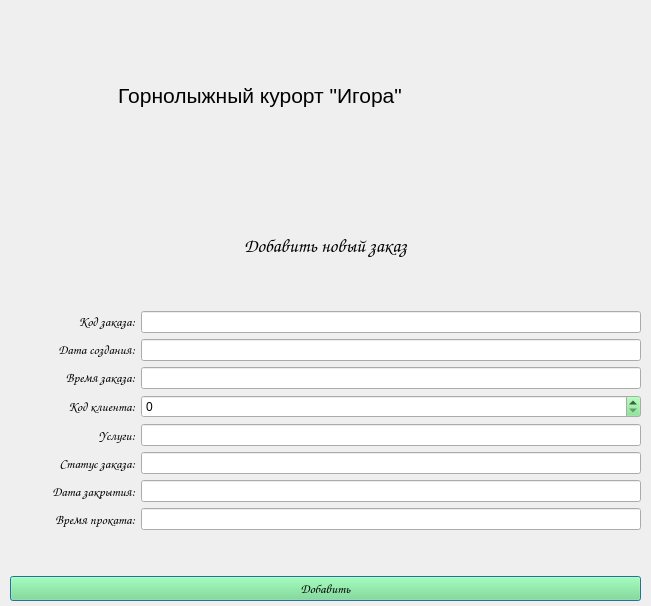
<?xml version="1.0" encoding="UTF-8"?>
<ui version="4.0">
 <class>Dialog</class>
 <widget class="QDialog" name="Dialog">
  <property name="geometry">
   <rect>
    <x>0</x>
    <y>0</y>
    <width>651</width>
    <height>606</height>
   </rect>
  </property>
  <property name="palette">
   <palette>
    <active>
     <colorrole role="Button">
      <brush brushstyle="SolidPattern">
       <color alpha="131">
        <red>118</red>
        <green>227</green>
        <blue>131</blue>
       </color>
      </brush>
     </colorrole>
    </active>
    <inactive>
     <colorrole role="Button">
      <brush brushstyle="SolidPattern">
       <color alpha="131">
        <red>118</red>
        <green>227</green>
        <blue>131</blue>
       </color>
      </brush>
     </colorrole>
    </inactive>
    <disabled>
     <colorrole role="Button">
      <brush brushstyle="SolidPattern">
       <color alpha="131">
        <red>118</red>
        <green>227</green>
        <blue>131</blue>
       </color>
      </brush>
     </colorrole>
    </disabled>
   </palette>
  </property>
  <property name="contextMenuPolicy">
   <enum>Qt::NoContextMenu</enum>
  </property>
  <property name="windowTitle">
   <string>Dialog</string>
  </property>
  <widget class="QWidget" name="verticalLayoutWidget">
   <property name="geometry">
    <rect>
     <x>10</x>
     <y>10</y>
     <width>631</width>
     <height>591</height>
    </rect>
   </property>
   <layout class="QVBoxLayout" name="verticalLayout" stretch="4,8,0,1">
    <item>
     <layout class="QHBoxLayout" name="horizontalLayout_18" stretch="8,2">
      <item>
       <widget class="QLabel" name="label_17">
        <property name="text">
         <string>&lt;html&gt;&lt;head/&gt;&lt;body&gt;&lt;p align=&quot;center&quot;&gt;&lt;span style=&quot; font-size:16pt;&quot;&gt;Горнолыжный курорт &amp;quot;Игора&amp;quot;&lt;/span&gt;&lt;/p&gt;&lt;/body&gt;&lt;/html&gt;</string>
        </property>
       </widget>
      </item>
      <item>
       <widget class="QLabel" name="label_18">
        <property name="text">
         <string/>
        </property>
        <property name="pixmap">
         <pixmap>../img/logo_mini.png</pixmap>
        </property>
       </widget>
      </item>
     </layout>
    </item>
    <item>
     <layout class="QVBoxLayout" name="verticalLayout_3">
      <item>
       <widget class="QLabel" name="label_16">
        <property name="font">
         <font>
          <family>Comic Sans MS</family>
          <pointsize>16</pointsize>
         </font>
        </property>
        <property name="text">
         <string>&lt;html&gt;&lt;head/&gt;&lt;body&gt;&lt;p align=&quot;center&quot;&gt;&lt;span style=&quot; font-size:14pt;&quot;&gt;Добавить новый заказ&lt;/span&gt;&lt;/p&gt;&lt;/body&gt;&lt;/html&gt;</string>
        </property>
       </widget>
      </item>
      <item>
       <layout class="QHBoxLayout" name="horizontalLayout_4" stretch="2,8">
        <item>
         <widget class="QLabel" name="label_3">
          <property name="font">
           <font>
            <family>Comic Sans MS</family>
           </font>
          </property>
          <property name="text">
           <string>&lt;html&gt;&lt;head/&gt;&lt;body&gt;&lt;p align=&quot;right&quot;&gt;&lt;span style=&quot; font-size:10pt;&quot;&gt;Код заказа:&lt;/span&gt;&lt;/p&gt;&lt;/body&gt;&lt;/html&gt;</string>
          </property>
         </widget>
        </item>
        <item>
         <widget class="QLineEdit" name="order_code"/>
        </item>
       </layout>
      </item>
      <item>
       <layout class="QHBoxLayout" name="horizontalLayout" stretch="2,8">
        <item>
         <widget class="QLabel" name="label">
          <property name="font">
           <font>
            <family>Comic Sans MS</family>
           </font>
          </property>
          <property name="text">
           <string>&lt;html&gt;&lt;head/&gt;&lt;body&gt;&lt;p align=&quot;right&quot;&gt;&lt;span style=&quot; font-size:10pt;&quot;&gt;Дата создания:&lt;/span&gt;&lt;/p&gt;&lt;/body&gt;&lt;/html&gt;</string>
          </property>
          <property name="alignment">
           <set>Qt::AlignLeading|Qt::AlignLeft|Qt::AlignVCenter</set>
          </property>
         </widget>
        </item>
        <item>
         <widget class="QLineEdit" name="create_date"/>
        </item>
       </layout>
      </item>
      <item>
       <layout class="QHBoxLayout" name="horizontalLayout_3" stretch="2,8">
        <item>
         <widget class="QLabel" name="label_6">
          <property name="font">
           <font>
            <family>Comic Sans MS</family>
            <pointsize>10</pointsize>
           </font>
          </property>
          <property name="text">
           <string>&lt;html&gt;&lt;head/&gt;&lt;body&gt;&lt;p align=&quot;right&quot;&gt;Время заказа:&lt;/p&gt;&lt;/body&gt;&lt;/html&gt;</string>
          </property>
          <property name="alignment">
           <set>Qt::AlignCenter</set>
          </property>
         </widget>
        </item>
        <item>
         <widget class="QLineEdit" name="order_time"/>
        </item>
       </layout>
      </item>
      <item>
       <layout class="QHBoxLayout" name="horizontalLayout_8" stretch="2,8">
        <item>
         <widget class="QLabel" name="label_2">
          <property name="font">
           <font>
            <family>Comic Sans MS</family>
            <pointsize>10</pointsize>
           </font>
          </property>
          <property name="text">
           <string>&lt;html&gt;&lt;head/&gt;&lt;body&gt;&lt;p align=&quot;right&quot;&gt;Код клиента:&lt;/p&gt;&lt;/body&gt;&lt;/html&gt;</string>
          </property>
         </widget>
        </item>
        <item>
         <widget class="QSpinBox" name="client_code"/>
        </item>
       </layout>
      </item>
      <item>
       <layout class="QHBoxLayout" name="horizontalLayout_10" stretch="2,8">
        <item>
         <widget class="QLabel" name="label_8">
          <property name="font">
           <font>
            <family>Comic Sans MS</family>
            <pointsize>10</pointsize>
           </font>
          </property>
          <property name="text">
           <string>Услуги:</string>
          </property>
          <property name="alignment">
           <set>Qt::AlignRight|Qt::AlignTrailing|Qt::AlignVCenter</set>
          </property>
         </widget>
        </item>
        <item>
         <widget class="QLineEdit" name="services"/>
        </item>
       </layout>
      </item>
      <item>
       <layout class="QHBoxLayout" name="horizontalLayout_9" stretch="2,8">
        <item>
         <widget class="QLabel" name="label_7">
          <property name="font">
           <font>
            <family>Comic Sans MS</family>
            <pointsize>10</pointsize>
           </font>
          </property>
          <property name="text">
           <string>Статус заказа:</string>
          </property>
          <property name="alignment">
           <set>Qt::AlignRight|Qt::AlignTrailing|Qt::AlignVCenter</set>
          </property>
         </widget>
        </item>
        <item>
         <widget class="QLineEdit" name="order_status"/>
        </item>
       </layout>
      </item>
      <item>
       <layout class="QHBoxLayout" name="horizontalLayout_12" stretch="2,8">
        <item>
         <widget class="QLabel" name="label_10">
          <property name="font">
           <font>
            <family>Comic Sans MS</family>
            <pointsize>10</pointsize>
           </font>
          </property>
          <property name="text">
           <string>Дата закрытия:</string>
          </property>
          <property name="alignment">
           <set>Qt::AlignRight|Qt::AlignTrailing|Qt::AlignVCenter</set>
          </property>
         </widget>
        </item>
        <item>
         <widget class="QLineEdit" name="end_date"/>
        </item>
       </layout>
      </item>
      <item>
       <layout class="QHBoxLayout" name="horizontalLayout_11" stretch="2,8">
        <item>
         <widget class="QLabel" name="label_9">
          <property name="font">
           <font>
            <family>Comic Sans MS</family>
            <pointsize>10</pointsize>
           </font>
          </property>
          <property name="text">
           <string>Время проката:</string>
          </property>
          <property name="alignment">
           <set>Qt::AlignRight|Qt::AlignTrailing|Qt::AlignVCenter</set>
          </property>
         </widget>
        </item>
        <item>
         <widget class="QLineEdit" name="use_time"/>
        </item>
       </layout>
      </item>
     </layout>
    </item>
    <item>
     <spacer name="verticalSpacer">
      <property name="orientation">
       <enum>Qt::Vertical</enum>
      </property>
      <property name="sizeHint" stdset="0">
       <size>
        <width>20</width>
        <height>40</height>
       </size>
      </property>
     </spacer>
    </item>
    <item>
     <layout class="QHBoxLayout" name="horizontalLayout_2" stretch="6">
      <item>
       <widget class="QPushButton" name="add_btn_2">
        <property name="palette">
         <palette>
          <active>
           <colorrole role="Button">
            <brush brushstyle="SolidPattern">
             <color alpha="255">
              <red>118</red>
              <green>227</green>
              <blue>131</blue>
             </color>
            </brush>
           </colorrole>
          </active>
          <inactive>
           <colorrole role="Button">
            <brush brushstyle="SolidPattern">
             <color alpha="255">
              <red>118</red>
              <green>227</green>
              <blue>131</blue>
             </color>
            </brush>
           </colorrole>
          </inactive>
          <disabled>
           <colorrole role="Button">
            <brush brushstyle="SolidPattern">
             <color alpha="255">
              <red>118</red>
              <green>227</green>
              <blue>131</blue>
             </color>
            </brush>
           </colorrole>
          </disabled>
         </palette>
        </property>
        <property name="font">
         <font>
          <family>Comic Sans MS</family>
          <pointsize>10</pointsize>
         </font>
        </property>
        <property name="text">
         <string>Добавить</string>
        </property>
       </widget>
      </item>
     </layout>
    </item>
   </layout>
  </widget>
 </widget>
 <resources/>
 <connections/>
</ui>
